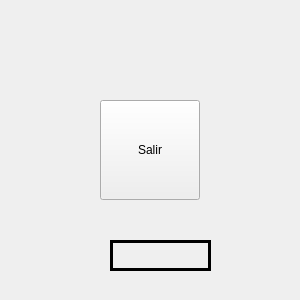
<?xml version="1.0" encoding="UTF-8"?>
<ui version="4.0">
 <class>Form</class>
 <widget class="QWidget" name="Form">
  <property name="geometry">
   <rect>
    <x>0</x>
    <y>0</y>
    <width>300</width>
    <height>300</height>
   </rect>
  </property>
  <property name="windowTitle">
   <string>Primer Ejemplo de GUI con PyQt</string>
  </property>
  <widget class="QPushButton" name="pushButton">
   <property name="geometry">
    <rect>
     <x>100</x>
     <y>100</y>
     <width>100</width>
     <height>100</height>
    </rect>
   </property>
   <property name="text">
    <string>Salir</string>
   </property>
  </widget>
  <widget class="QLabel" name="label">
   <property name="geometry">
    <rect>
     <x>110</x>
     <y>240</y>
     <width>101</width>
     <height>31</height>
    </rect>
   </property>
   <property name="frameShape">
    <enum>QFrame::Box</enum>
   </property>
   <property name="lineWidth">
    <number>3</number>
   </property>
   <property name="alignment">
    <set>Qt::AlignCenter</set>
   </property>
   <property name="indent">
    <number>-7</number>
   </property>
  </widget>
  <action name="actionimporta_excel">
   <property name="text">
    <string>importa excel </string>
   </property>
   <property name="toolTip">
    <string>&lt;html&gt;&lt;head/&gt;&lt;body&gt;&lt;p&gt;prova &lt;/p&gt;&lt;/body&gt;&lt;/html&gt;</string>
   </property>
  </action>
 </widget>
 <resources>
  <include location="../../Desktop/prova qt.qrc"/>
 </resources>
 <connections>
  <connection>
   <sender>pushButton</sender>
   <signal>clicked()</signal>
   <receiver>Form</receiver>
   <slot>close()</slot>
   <hints>
    <hint type="sourcelabel">
     <x>160</x>
     <y>137</y>
    </hint>
    <hint type="destinationlabel">
     <x>258</x>
     <y>33</y>
    </hint>
   </hints>
  </connection>
 </connections>
</ui>
